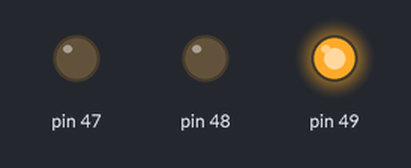
Bench run of a sketch on a simulated Arduino Mega 2560, built with avr-gcc and run on an emulated ATmega2560. On the bench: output pins drawn as LEDs (lit = HIGH).

Above: at 0.16 s.
At 1.49 s:
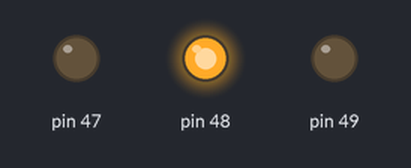
At 2.83 s:
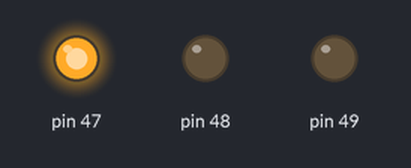
Timing chart, 0 to 3.1 s (numbered marks = the images above):
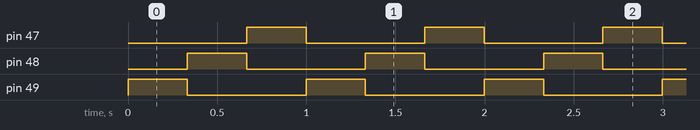

The sketch:

1.4.ino
```cpp
void setup() {
  DDRL |= 7 << DDL0;
}

void loop() {
  PORTL &= ~(1 << PORTL2);
  PORTL |= 1 << PORTL0;
  delay(333);
  PORTL &= ~(1 << PORTL0);
  PORTL |= 1 << PORTL1;
  delay(333);
  PORTL &= ~(1 << PORTL1);
  PORTL |= 1 << PORTL2;
  delay(333);
}
```

Measured:
- by itself, pin 47–49: alternates HIGH for 0.33 s and LOW for 0.67 s
- by itself, everything shown: repeats every 1.0 s, in 3 steps
